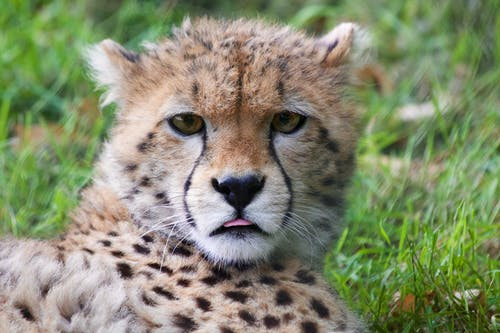
#> input picture BigCats/Cheetah/animal-africa-wilderness-zoo.jpg, 500 x 333 px, found by its file name; its folder holds only this picture in this run
$ python Fourier.py
#> lines starting #> are read from the running program, lines starting #| are printed output that depends on the picture
# fourier_synthesis.py
import random
import pandas as pd

import numpy as np
import matplotlib.pyplot as plt
import os
import os.path
import cv2
from PIL import Image

dir_path = os.path.dirname(os.path.realpath(__file__))

def normalize_data(data, width, height, negative=True):
    """
    Normalizes images in interval [0 1] or [-1 1] and returns batches.
    Args:
        data (numpy.array): Array of images to process.
        width (int): Width dimension of image in pixels.
        height (int): Height dimension of image in pixels.
        negative (bool, optional): Flag that determines interval (True: [-1 1], False: [0 1]). Defaults to True.
    Returns:
        data (tf.data.Dataset): Kvasir-SEG dataset sliced w/ batch_size and normalized.
    """
    normalized_data = []
    for image in data:
        resized_image = cv2.resize(image, (width, height))
        # [4 lines of commented-out code are left out]
        normalized_data.append(image)
    return normalized_data


def load_images(cls):
    path = "../BigCats"
    folder = ["Cheetah", "Jaguar", "Leopard", "Lion", "Tiger"]
    image_path = []
    # for i in range(5):
    print( cls)
    dir = os.path.join(path, cls)
    for file in os.listdir(dir):
        image_path.append(os.path.join(dir, file))
    return image_path

def generate_modulus_dataset(X, k):
    return np.abs(np.fft.fft(X)[:, :k])

def generate_complex_dataset(X, k):
    fourier = np.fft.fft(X)[:, :k]
    return np.column_stack((fourier.real, fourier.imag))

def calculate_2dft(input):
    ft = np.fft.ifftshift(input)
    ft = np.fft.fft2(ft)
    return np.fft.fftshift(ft)

def calculate_2dift(input):
    ift = np.fft.ifftshift(input)
    ift = np.fft.ifft2(ift)
    ift = np.fft.fftshift(ift)
    return ift.real

def calculate_distance_from_centre(coords, centre):
    # Distance from centre is √(x^2 + y^2)
    return np.sqrt(
        (coords[0] - centre) ** 2 + (coords[1] - centre) ** 2
    )

def find_symmetric_coordinates(coords, centre):
    return (centre + (centre - coords[0]),
            centre + (centre - coords[1]))

def display_plots(individual_grating, reconstruction, idx, image_filename,  cls):
    plt.subplot(121)
    plt.imshow(individual_grating)
    plt.axis("off")
    plt.subplot(122)
    print(reconstruction.shape)
    plt.imshow(reconstruction)
    plt.axis("off")
    plt.suptitle(f"Terms: {idx}")
    plt.pause(0.01)
    cv2.imwrite(os.path.join(dir_path, 'imgs',  cls, "resized"+image_filename), reconstruction)
    # img.show()
    # plt.figure(reconstruction)
    # plt.savefig(os.path.join(dir_path, cls, "resized"+image_filename))

folder = ["Cheetah", "Jaguar", "Leopard", "Lion", "Tiger"]
features = {}
for cls in folder:
    imgs = load_images(cls)
    cnt_img = 0

    gratings = []
    cnt = 0
    for imagine in imgs:
        cnt +=1
        image_filename = imagine
        img_name = os.path.split(image_filename)[-1]
        print(img_name)

        # Read and process image
        # image = plt.imread(image_filename)
        image = Image.open(image_filename)
#> image is the input picture: PIL image 500x333 RGB; mean R, G, B 132.2, 139.3, 109.6

        image = image.resize((333, 333))
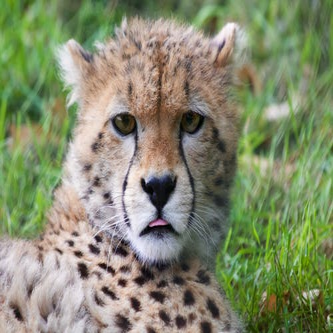
#> image: PIL image 333x333 RGB; mean R, G, B 132.2, 139.3, 109.6

        # image.save(image_filename+'resized')
        # image = plt.imread(image_filename+'resized')

        image = np.asarray(image)
        # print("image shape" , image.shape)
        image = image[:, :, :3].mean(axis=2)  # Convert to grayscale
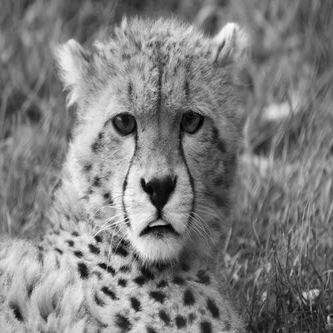
#> image: shape (333, 333) float64; min 0.333, max 252, mean 127

        # Array dimensions (array is square) and centre pixel
        # Use smallest of the dimensions and ensure it's odd
        array_size = min(image.shape) - 1 + min(image.shape) % 2
#> array_size = 333

        # Crop image so it's a square image
        image = image[:array_size, :array_size]
        centre = int((array_size - 1) / 2)
#> centre = 166

        # Get all coordinate pairs in the left half of the array,
        # including the column at the centre of the array (which
        # includes the centre pixel)
        coords_left_half = (
            (x, y) for x in range(array_size) for y in range(centre+1)
        )
        # Sort points based on distance from centre
        coords_left_half = sorted(
            coords_left_half,
            key=lambda x: calculate_distance_from_centre(x, centre)
        )

        plt.set_cmap("gray")
        ft = calculate_2dft(image)
#> in calculate_2dft, `ft = np.fft.ifftshift(input)`:
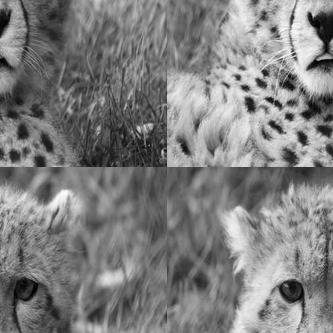
#> ft: shape (333, 333) float64; min 0.333, max 252, mean 127
        # Show grayscale image and its Fourier transform
        # modulus_100 = generate_modulus_dataset(image, )
        plt.subplot(121)
        plt.imshow(image)
        plt.axis("off")
        plt.subplot(122)
        plt.imshow(np.log(abs(ft)))
        plt.axis("off")
        # plt.pause(2)
        # plt.savefig(os.path.join(dir_path, "./imgs/", str(cls)) + "Frequency-Map-"+str(cnt_img)+".png")
        # Reconstruct image
        fig = plt.figure()
        # Step 1
        # Set up empty arrays for final image and
        # individual gratings
        rec_image = np.zeros(image.shape)
        individual_grating = np.zeros(
            image.shape, dtype="complex"
        )
        idx = 0
        # All steps are displayed until display_all_until value
        display_all_until = 1001
        # After this, skip which steps to display using the
        # display_step value
        display_step = 10


        # Work out index of next step to display
        next_display = display_all_until + display_step
        # Step 2
        threshold = 0
        for coords in coords_left_half:
            # Central column: only include if points in top half of
            # the central column
            threshold += 1

            if not (coords[1] == centre and coords[0] > centre):
                idx += 1
                symm_coords = find_symmetric_coordinates(
                    coords, centre
                )
                # Step 3
                # Copy values from Fourier transform into
                # individual_grating for the pair of points in
                # current iteration
                individual_grating[coords] = ft[coords]
                individual_grating[symm_coords] = ft[symm_coords]
                # Step 4
                # Calculate inverse Fourier transform to give the
                # reconstructed grating. Add this reconstructed
                # grating to the reconstructed image
                rec_grating = calculate_2dift(individual_grating)
                rec_image += rec_grating

                # save individual gratings in the features array
                # print(features)
                gratings.append(individual_grating)
                features[cls] =  gratings
                # print(features[cls])
                # print(gratings)
                # TODO: now the grating is just overwritten for each image, it should be appended
                # print("Shape is ", len(gratings))
                # print("gratings ", individual_grating.shape)

                # Clear individual_grating array, ready for
                # next iteration
                individual_grating[coords] = 0
                individual_grating[symm_coords] = 0
                # Don't display every step
                if idx < display_all_until or idx == next_display:
                    if idx > display_all_until:
                        next_display += display_step
                        # Accelerate animation the further the
                        # iteration runs by increasing
                        # display_step
                        display_step += 10
                    # display_plots(rec_grating, rec_image, idx)
                if threshold == 1000:
                    print("threshold reached ")
                    display_plots(rec_grating, rec_image, idx, img_name, cls)
                    break
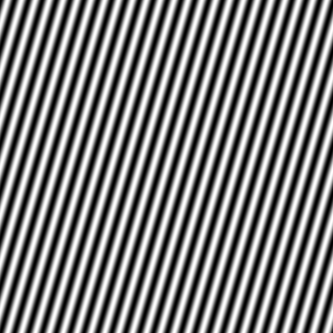
#> rec_grating: shape (333, 333) float64; min -1.62, max 1.62, mean -1.68e-18; drawn with min black and max white
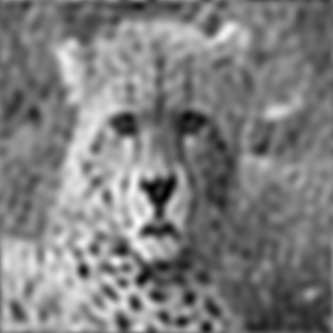
#> rec_image: shape (333, 333) float64; min -7.33, max 262.7, mean 127; drawn with min black and max white
#> after the loop, display_step = 10; features = 1 item; gratings = 976 items; idx = 976; next_display = 1011; threshold = 1000

        plt.show()
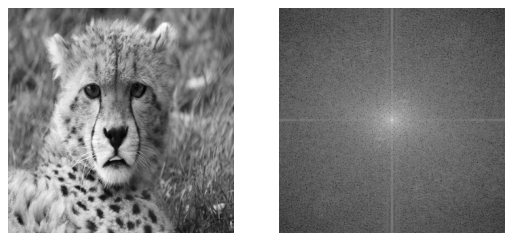
#> figure drawn by matplotlib, 2 panels
        cnt_img += 1
#> pass 2 of the loop `for cls in folder:`:
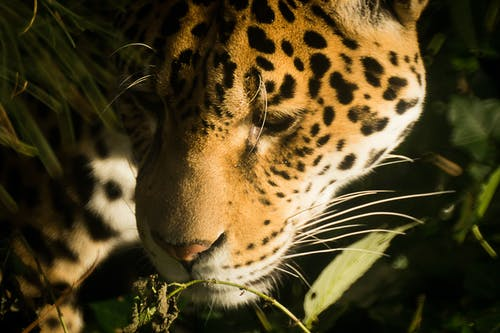
#> input picture BigCats/Jaguar/africa-animals-zoo-tiger.jpg, 500 x 333 px, found by its file name
#> image is the input picture: PIL image 500x333 RGB; mean R, G, B 79.5, 66.5, 34.5
#> after the loop `for coords in coords_left_half:`:
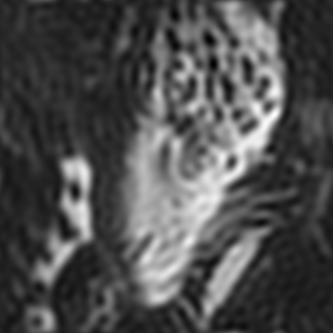
#> rec_image: shape (333, 333) float64; min -32.15, max 268.3, mean 60.2; drawn with min black and max white
#> after the loop `for coords in coords_left_half:`: display_step = 10; features = 2 items; idx = 976; next_display = 1011; threshold = 1000
#> `plt.show()`:
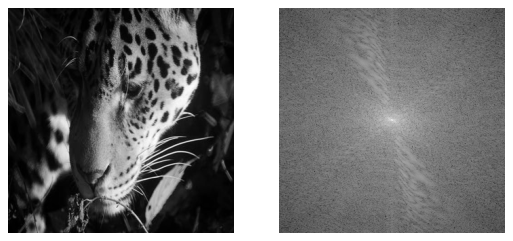
#> figure drawn by matplotlib, 2 panels
#> (the run stopped early here; a loop or call above may not have finished)
